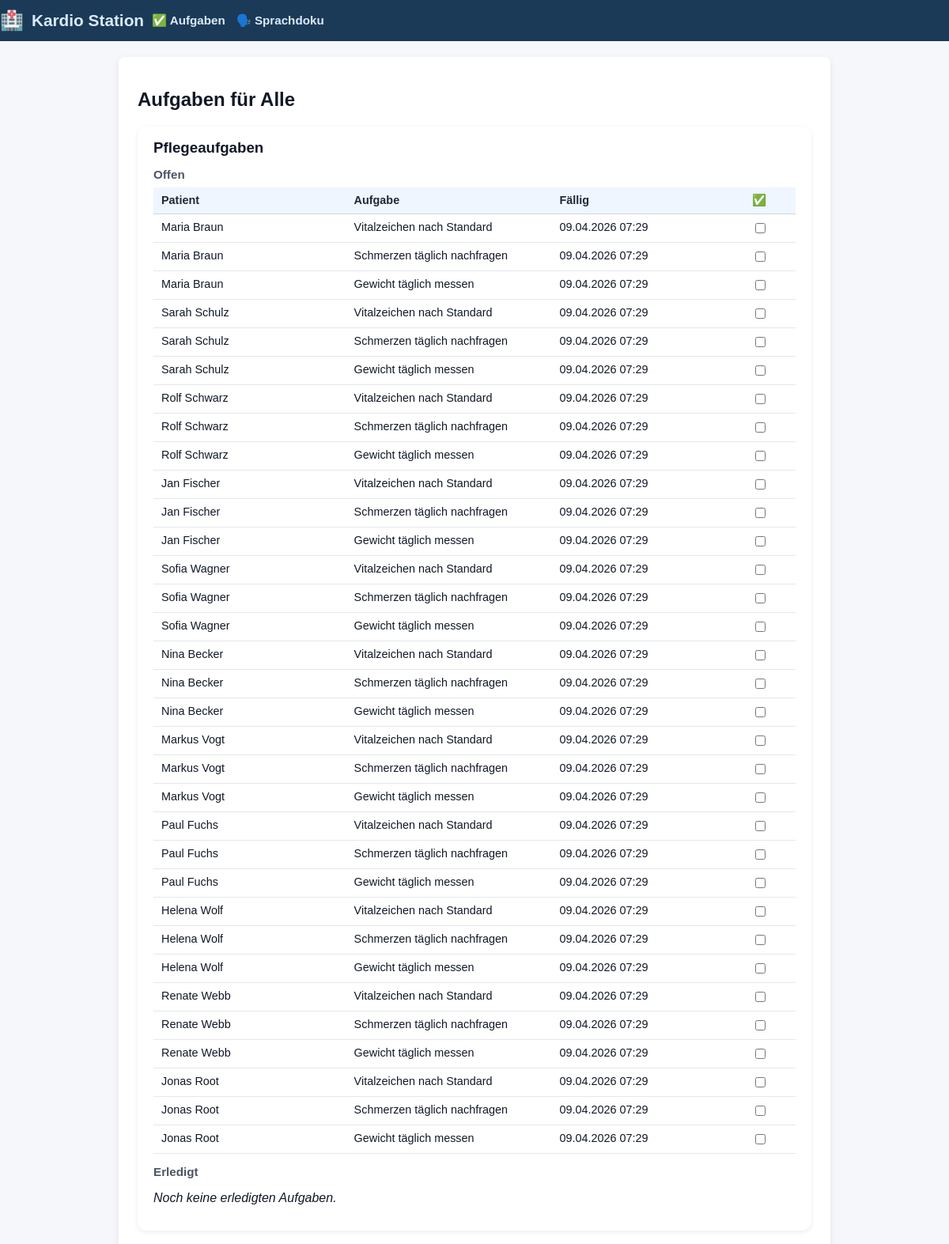
The page /tasks (upper part) on the database its author committed.
### tables this page shows
CREATE TABLE ai_tasks (
    id INTEGER PRIMARY KEY AUTOINCREMENT,
    patient_id INTEGER NOT NULL,
    description TEXT NOT NULL,
    due_time TEXT,
    completed INTEGER DEFAULT 0,
    FOREIGN KEY (patient_id) REFERENCES patients(id)
);

CREATE TABLE patients (
    id INTEGER PRIMARY KEY AUTOINCREMENT,
    patient_identifier TEXT NOT NULL,
    name TEXT NOT NULL,
    gender TEXT,
    dob TEXT,
    room TEXT,
    diagnosis TEXT,
    bezugspflege_id INTEGER,
    allergies TEXT,
    code_status TEXT,
    admission_date TEXT,
    expected_discharge TEXT,
    primary_doctor TEXT,
    photo_filename TEXT,
    FOREIGN KEY (bezugspflege_id) REFERENCES nurses(id)
);

### app.py (the view)
@app.route("/tasks")
def tasks_view():
    patient_id = request.args.get("patient_id", type=int)
    conn = get_connection()
    cur = conn.cursor()
    if patient_id:
        cur.execute("""
            SELECT id, name, patient_identifier
            FROM patients
            WHERE id = ?;
        """, (patient_id,))
        patients = cur.fetchall()
        viewing_all_patients = False
        selected_patient = patients[0] if patients else None
    else:
        cur.execute("""
            SELECT id, name, patient_identifier
            FROM patients
            ORDER BY room;
        """)
        patients = cur.fetchall()
        viewing_all_patients = True
        selected_patient = None
        patient = None
    if patient_id:
        cur.execute("SELECT * FROM patients WHERE id = ?;", (patient_id,))
        patient = cur.fetchone()
    if patient_id:
        cur.execute("""
            SELECT
                t.id,
                t.patient_id,
                t.description,
                t.due_time,
                t.completed,
                p.name AS patient_name,
                p.patient_identifier AS patient_identifier
            FROM ai_tasks t
            JOIN patients p ON p.id = t.patient_id
            WHERE t.patient_id = ?
            ORDER BY datetime(t.due_time);
        """, (patient_id,))
    else:
        cur.execute("""
            SELECT
                t.id,
                t.patient_id,
                t.description,
                t.due_time,
                t.completed,
                p.name AS patient_name,
                p.patient_identifier AS patient_identifier
            FROM ai_tasks t
            JOIN patients p ON p.id = t.patient_id
            ORDER BY p.room, datetime(t.due_time);
        """)
    ai_tasks = cur.fetchall()
    ai_tasks_open = [t for t in ai_tasks if not t["completed"]]
    ai_tasks_done = [t for t in ai_tasks if t["completed"]]
    if patient_id:
        cur.execute("""
            SELECT o.*, p.name AS patient_name, p.patient_identifier
            FROM orders o
            JOIN patients p ON p.id = o.patient_id
            WHERE o.patient_id = ?
            ORDER BY o.due_date;
        """, (patient_id,))
    else:
        cur.execute("""
            SELECT o.*, p.name AS patient_name, p.patient_identifier
            FROM orders o
            JOIN patients p ON p.id = o.patient_id
            ORDER BY o.patient_id, o.due_date;
        """)
    orders = cur.fetchall()
    orders_open = [o for o in orders if (o["status"] or "").lower() != "erledigt"]
    orders_done = [o for o in orders if (o["status"] or "").lower() == "erledigt"]
    try:
        cur.execute("ALTER TABLE medications ADD COLUMN given INTEGER DEFAULT 0;"
                    "ALTER TABLE medications ADD COLUMN not_given INTEGER DEFAULT 0;"
                    )
        conn.commit()
    except sqlite3.OperationalError:
        pass
    if patient_id:
        cur.execute("""
            SELECT m.*, p.name AS patient_name, p.patient_identifier
            FROM medications m
            JOIN patients p ON p.id = m.patient_id
            WHERE m.patient_id = ?
            ORDER BY m.next_due;
        """, (patient_id,))
    else:
        cur.execute("""
            SELECT m.*, p.name AS patient_name, p.patient_identifier
            FROM medications m
            JOIN patients p ON p.id = m.patient_id
            ORDER BY m.patient_id, m.next_due;
        """)
    meds = cur.fetchall()
    meds_open = [m for m in meds if not (m["given"] or 0) and not (m["not_given"] or 0)]
    meds_done = [m for m in meds if (m["given"] or 0) or (m["not_given"] or 0)]
    cur.execute("""
        SELECT
            ma.given_at,
            n.name AS nurse_name,
            m.name AS med_name,
            m.dose
        FROM med_administrations ma
        JOIN medications m ON m.id = ma.med_id
        LEFT JOIN nurses n ON n.id = ma.nurse_id
        WHERE ma.patient_id = ?
        ORDER BY datetime(ma.given_at) DESC
        LIMIT 20;
    """, (patient_id or 0,))
    med_history = cur.fetchall()
    cur.execute("""
               SELECT alert, severity, created_at
               FROM ai_alerts
               WHERE patient_id = ?
               ORDER BY datetime(created_at) DESC, id DESC;
           """, (patient_id,))
    alerts = cur.fetchall()
    if selected_patient:
        add_patient_tab(selected_patient["id"], selected_patient["name"],
                        url_for("tasks_view", patient_id=selected_patient["id"]))
        set_active_patient(selected_patient["id"])
    current_nurse = get_current_nurse(conn)
    conn.close()
    conn.close()
    return render_template(
        "tasks.html",
        alerts=alerts,
        current_nurse=current_nurse,
        patients=patients,
        viewing_all_patients=viewing_all_patients,
        selected_patient=selected_patient,
        patient=patient,  # <-- add this
        active_tab="tasks",
        ai_tasks_open=ai_tasks_open,
        ai_tasks_done=ai_tasks_done,
        orders_open=orders_open,
        orders_done=orders_done,
        meds_open=meds_open,
        meds_done=meds_done,
        med_history=med_history
    )

### app.py (called while the page is built, shortened)
def get_connection():
    conn = sqlite3.connect(DB_PATH)
    conn.row_factory = sqlite3.Row
    return conn

def get_current_nurse(conn=None):
    nurse_id = session.get("current_nurse_id")
    if not nurse_id:
        return None

@app.template_filter("format_dt")
def format_dt(value):
    if not value:
        return "–"
    try:
        dt = datetime.fromisoformat(value)
        return dt.astimezone(LOCAL_TZ).strftime("%d.%m.%Y %H:%M")
    except:
        return value

### templates/tasks.html (shortened to what this page needs)
<!DOCTYPE html>
<html lang="de">
<head>
    <link rel="stylesheet" href="{{ url_for('static', filename='styles.css') }}">
</head>
<body>
{% extends "base.html" %}
{% block content %}
    {% if viewing_all_patients %}
<h2>Aufgaben für Alle</h2>
{% endif %}
    <section class="section-card">
        <h3>Pflegeaufgaben</h3>
        <h4>Offen</h4>
        {% if ai_tasks_open %}
            <div class="table-wrapper">
                <table class="data-table">
                    <thead>
                        <tr>
                            <th>Patient</th>
                            <th>Aufgabe</th>
                            <th>Fällig</th>
                            <th>✅</th>
                        </tr>
                    </thead>
                    <tbody>
                        {% for t in ai_tasks_open %}
                        <tr>
                            <td>{{ t.patient_name }}</td>
                            <td>{{ t.description }}</td>
                            <td>{{ t.due_time | format_dt or "Nächste Schicht" }}</td>
                            <td>
                                <form method="POST" action="{{ url_for('toggle_task', task_id=t.id, task_type='ai') }}">
                                    <input type="checkbox" name="done" onchange="this.form.submit()">
                                </form>
                            </td>
                        </tr>
                        {% endfor %}
                    </tbody>
                </table>
            </div>
        {% else %}
            <p><em>Keine offenen Aufgaben.</em></p>
        {% endif %}
        <h4>Erledigt</h4>
        {% if ai_tasks_done %}
            <div class="table-wrapper">
                <table class="data-table">
                    <thead>
                        <tr>
                            <th>Patient</th>
                            <th>Aufgabe</th>
                            <th>Fällig</th>
                            <th>✅</th>
                        </tr>
                    </thead>
                    <tbody>
                        {% for t in ai_tasks_done %}
                        <tr class="task-completed">
                            <td>{{ t.patient_name }}</td>
                            <td>{{ t.description }}</td>
                            <td>{{ t.due_time | format_dt or "Nächste Schicht" }}</td>
                            <td>
                                <form method="POST" action="{{ url_for('toggle_task', task_id=t.id, task_type='ai') }}">
                                    <input type="checkbox" name="done" onchange="this.form.submit()" checked>
                                </form>
                            </td>
                        </tr>
                        {% endfor %}
                    </tbody>
                </table>
            </div>
        {% else %}
            <p><em>Noch keine erledigten Aufgaben.</em></p>
        {% endif %}
    </section>
{% endblock %}

### static/styles.css (style rules this page uses)
* { box-sizing: border-box; }
body { font-family: Arial, sans-serif; background: #f5f7fa; margin: 0; padding: 0; color: #111827; }
.table-wrapper { width: 100%; overflow-x: visible; }
.data-table, .detail-table, .simple-table { width: 100%; border-collapse: collapse; font-size: 0.9rem; table-layout: fixed; }
.data-table thead th, .detail-table thead th, .simple-table thead th { background: #eff6ff; font-weight: 600; color: #1f2937; text-align: left; padding: 8px 10px; border-bottom: 1px solid #d1d5db; white-space: normal; overflow-wrap: anywhere; word-break: break-word; }
.data-table td, .detail-table td, .simple-table td { padding: 8px 10px; border-bottom: 1px solid #e5e7eb; vertical-align: top; white-space: normal; overflow-wrap: anywhere; word-break: break-word; }
.data-table th:nth-child(1), .data-table td:nth-child(1) { width: 30%; }
.data-table th:nth-child(2), .data-table td:nth-child(2) { width: 32%; }
.data-table th:nth-child(3), .data-table td:nth-child(3) { width: 30%; }
.section-card { background: #ffffff; border-radius: 12px; padding: 16px 20px; margin-bottom: 20px; box-shadow: 0 2px 6px rgba(15, 23, 42, 0.08); }
.section-card h3 { margin-top: 0; margin-bottom: 8px; }
.section-card h4 { margin-bottom: 8px; margin-top: 14px; font-size: 0.95rem; color: #4b5563; }

### rows shown on the page
ai_tasks: patient_name "Maria Braun", description "Vitalzeichen nach Standard", due_time "09.04.2026 07:29"
ai_tasks: patient_name "Maria Braun", description "Schmerzen täglich nachfragen", due_time "09.04.2026 07:29"
ai_tasks: patient_name "Maria Braun", description "Gewicht täglich messen", due_time "09.04.2026 07:29"
ai_tasks: patient_name "Sarah Schulz", description "Vitalzeichen nach Standard", due_time "09.04.2026 07:29"
ai_tasks: patient_name "Sarah Schulz", description "Schmerzen täglich nachfragen", due_time "09.04.2026 07:29"
ai_tasks: patient_name "Sarah Schulz", description "Gewicht täglich messen", due_time "09.04.2026 07:29"
ai_tasks: patient_name "Rolf Schwarz", description "Vitalzeichen nach Standard", due_time "09.04.2026 07:29"
ai_tasks: patient_name "Rolf Schwarz", description "Schmerzen täglich nachfragen", due_time "09.04.2026 07:29"
ai_tasks: patient_name "Rolf Schwarz", description "Gewicht täglich messen", due_time "09.04.2026 07:29"
ai_tasks: patient_name "Jan Fischer", description "Vitalzeichen nach Standard", due_time "09.04.2026 07:29"
ai_tasks: patient_name "Jan Fischer", description "Schmerzen täglich nachfragen", due_time "09.04.2026 07:29"
ai_tasks: patient_name "Jan Fischer", description "Gewicht täglich messen", due_time "09.04.2026 07:29"
ai_tasks: patient_name "Sofia Wagner", description "Vitalzeichen nach Standard", due_time "09.04.2026 07:29"
ai_tasks: patient_name "Sofia Wagner", description "Schmerzen täglich nachfragen", due_time "09.04.2026 07:29"
ai_tasks: patient_name "Sofia Wagner", description "Gewicht täglich messen", due_time "09.04.2026 07:29"
ai_tasks: patient_name "Nina Becker", description "Vitalzeichen nach Standard", due_time "09.04.2026 07:29"
ai_tasks: patient_name "Nina Becker", description "Schmerzen täglich nachfragen", due_time "09.04.2026 07:29"
ai_tasks: patient_name "Nina Becker", description "Gewicht täglich messen", due_time "09.04.2026 07:29"
ai_tasks: patient_name "Markus Vogt", description "Vitalzeichen nach Standard", due_time "09.04.2026 07:29"
ai_tasks: patient_name "Markus Vogt", description "Schmerzen täglich nachfragen", due_time "09.04.2026 07:29"
ai_tasks: patient_name "Markus Vogt", description "Gewicht täglich messen", due_time "09.04.2026 07:29"
ai_tasks: patient_name "Paul Fuchs", description "Vitalzeichen nach Standard", due_time "09.04.2026 07:29"
ai_tasks: patient_name "Paul Fuchs", description "Schmerzen täglich nachfragen", due_time "09.04.2026 07:29"
ai_tasks: patient_name "Paul Fuchs", description "Gewicht täglich messen", due_time "09.04.2026 07:29"
ai_tasks: patient_name "Helena Wolf", description "Vitalzeichen nach Standard", due_time "09.04.2026 07:29"
ai_tasks: patient_name "Helena Wolf", description "Schmerzen täglich nachfragen", due_time "09.04.2026 07:29"
ai_tasks: patient_name "Helena Wolf", description "Gewicht täglich messen", due_time "09.04.2026 07:29"
ai_tasks: patient_name "Renate Webb", description "Vitalzeichen nach Standard", due_time "09.04.2026 07:29"
ai_tasks: patient_name "Renate Webb", description "Schmerzen täglich nachfragen", due_time "09.04.2026 07:29"
ai_tasks: patient_name "Renate Webb", description "Gewicht täglich messen", due_time "09.04.2026 07:29"
ai_tasks: patient_name "Jonas Root", description "Vitalzeichen nach Standard", due_time "09.04.2026 07:29"
ai_tasks: patient_name "Jonas Root", description "Schmerzen täglich nachfragen", due_time "09.04.2026 07:29"
ai_tasks: patient_name "Jonas Root", description "Gewicht täglich messen", due_time "09.04.2026 07:29"
